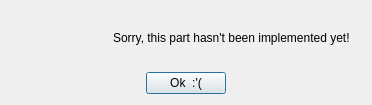
<?xml version="1.0" encoding="UTF-8"?>
<ui version="4.0">
 <class>Dialog</class>
 <widget class="QDialog" name="Dialog">
  <property name="geometry">
   <rect>
    <x>0</x>
    <y>0</y>
    <width>372</width>
    <height>105</height>
   </rect>
  </property>
  <property name="sizePolicy">
   <sizepolicy hsizetype="Preferred" vsizetype="Preferred">
    <horstretch>0</horstretch>
    <verstretch>0</verstretch>
   </sizepolicy>
  </property>
  <property name="minimumSize">
   <size>
    <width>372</width>
    <height>105</height>
   </size>
  </property>
  <property name="maximumSize">
   <size>
    <width>372</width>
    <height>105</height>
   </size>
  </property>
  <property name="windowTitle">
   <string>Dialog</string>
  </property>
  <layout class="QVBoxLayout" name="verticalLayout">
   <item>
    <layout class="QHBoxLayout" name="horizontalLayout">
     <item alignment="Qt::AlignHCenter|Qt::AlignVCenter">
      <widget class="QLabel" name="label_2">
       <property name="sizePolicy">
        <sizepolicy hsizetype="Fixed" vsizetype="Fixed">
         <horstretch>1</horstretch>
         <verstretch>0</verstretch>
        </sizepolicy>
       </property>
       <property name="text">
        <string/>
       </property>
       <property name="pixmap">
        <pixmap>../logos/1456477754_user-admin.png</pixmap>
       </property>
       <property name="scaledContents">
        <bool>false</bool>
       </property>
      </widget>
     </item>
     <item alignment="Qt::AlignHCenter|Qt::AlignVCenter">
      <widget class="QLabel" name="label">
       <property name="sizePolicy">
        <sizepolicy hsizetype="Fixed" vsizetype="Fixed">
         <horstretch>3</horstretch>
         <verstretch>0</verstretch>
        </sizepolicy>
       </property>
       <property name="text">
        <string>Sorry, this part hasn't been implemented yet!</string>
       </property>
      </widget>
     </item>
    </layout>
   </item>
   <item>
    <layout class="QHBoxLayout" name="horizontalLayout_2">
     <item>
      <spacer name="horizontalSpacer">
       <property name="orientation">
        <enum>Qt::Horizontal</enum>
       </property>
       <property name="sizeHint" stdset="0">
        <size>
         <width>40</width>
         <height>20</height>
        </size>
       </property>
      </spacer>
     </item>
     <item>
      <widget class="QPushButton" name="pushButton">
       <property name="sizePolicy">
        <sizepolicy hsizetype="Fixed" vsizetype="Fixed">
         <horstretch>0</horstretch>
         <verstretch>0</verstretch>
        </sizepolicy>
       </property>
       <property name="autoFillBackground">
        <bool>false</bool>
       </property>
       <property name="text">
        <string>Ok  :'(</string>
       </property>
       <property name="flat">
        <bool>false</bool>
       </property>
      </widget>
     </item>
     <item>
      <spacer name="horizontalSpacer_2">
       <property name="orientation">
        <enum>Qt::Horizontal</enum>
       </property>
       <property name="sizeHint" stdset="0">
        <size>
         <width>40</width>
         <height>20</height>
        </size>
       </property>
      </spacer>
     </item>
    </layout>
   </item>
  </layout>
 </widget>
 <resources/>
 <connections/>
</ui>
